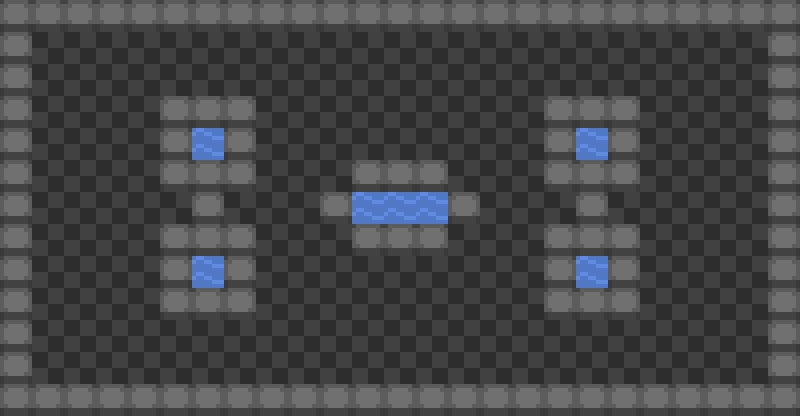

Rendered tile map (Tiled .tmx) drawn with the repository's tilesets; below, a short description and the map source with its tile grids summarised:
An orthogonal 25x13 tile map with 32x32 px tiles, 5 tile layers (collision, spawner, floor, Walls, ...), 3 tilesets.

<map version="1.0" orientation="orthogonal" width="25" height="13" tilewidth="32" tileheight="32">
 <tileset firstgid="1" name="collision" tilewidth="32" tileheight="32">
  <image source="collision.png" width="32" height="32" />
  <tile id="0">
   <properties>
    <property name="blocked" value="true" />
   </properties>
  </tile>
 </tileset>
 <tileset firstgid="2" name="hifi_map" tilewidth="32" tileheight="32">
  <image source="hifi_map.png" width="512" height="512" />
 </tileset>
 <tileset firstgid="258" name="hifi_char" tilewidth="32" tileheight="32">
  <image source="hifi_char.png" width="512" height="992" />
  <tile id="178">
   <properties>
    <property name="monster" value="slime" />
   </properties>
  </tile>
  <tile id="206">
   <properties>
    <property name="monster" value="bat" />
   </properties>
  </tile>
 </tileset>
 <layer name="collision" width="25" height="13">
  <data>[325 cells, 325 non-empty, 2 distinct tile ids]</data>
 </layer>
 <layer name="spawner" width="25" height="13">
  <data>[325 cells, 4 non-empty, 2 distinct tile ids]</data>
 </layer>
 <layer name="floor" width="25" height="13">
  <data>[325 cells, 325 non-empty, 1 distinct tile ids]</data>
 </layer>
 <layer name="Walls" width="25" height="13">
  <data>[325 cells, 121 non-empty, 2 distinct tile ids]</data>
 </layer>
 <layer name="Objects" width="25" height="13">
  <data>[325 cells, 0 non-empty, 0 distinct tile ids]</data>
 </layer>
</map>
